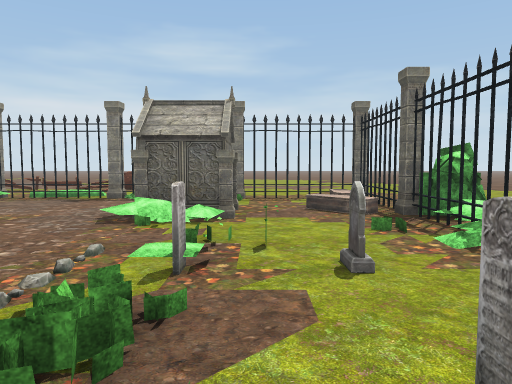
[1] (above)

24 first-person views from a walk through a Unity game level. The camera is 1.3 m above the floor, tilts 4° down and sees 70° across. The floor is counted in squares, 2 m on a side. Each view is taken from the middle of a square. On the plan, view 1 faces up. The plan holds only what a view shows up to about 11 squares ahead; the rest is blank. The place goes on beyond the plan. Some animated figures are left out. Some surface patterns are stand-ins.

[2]
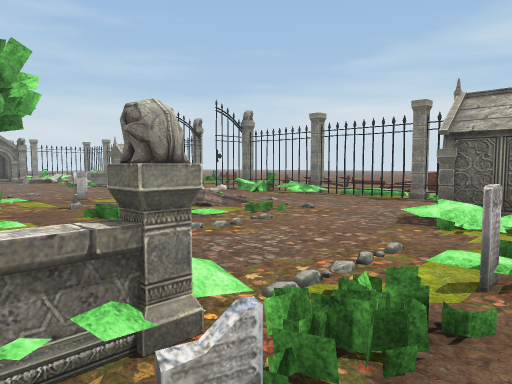

[3]
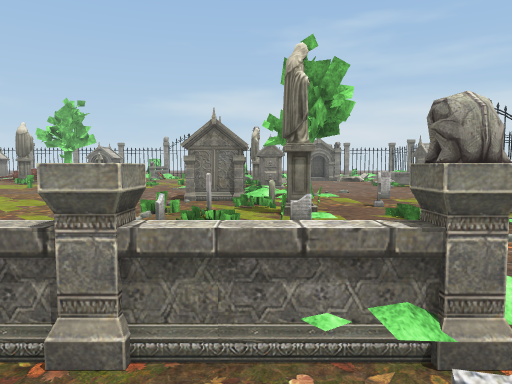

[4]
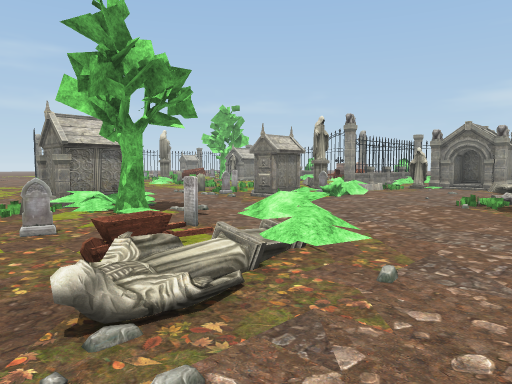

[5]
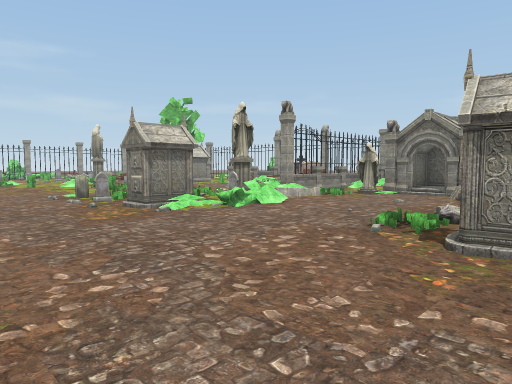

[6]
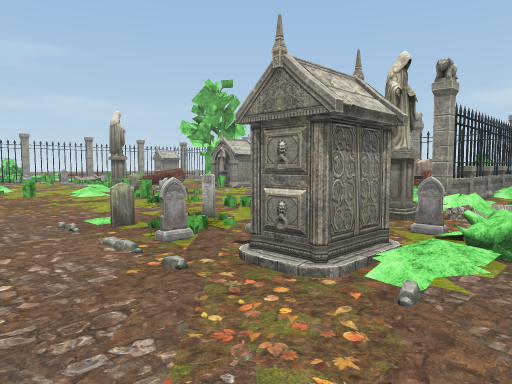

[7]
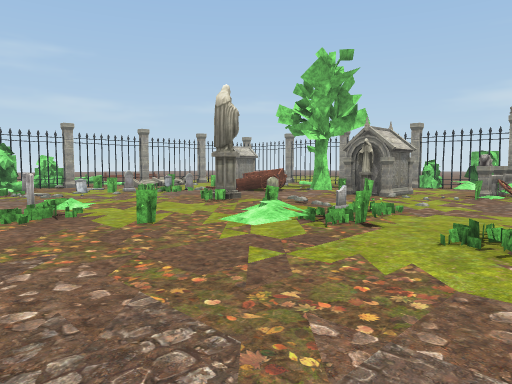

[8]
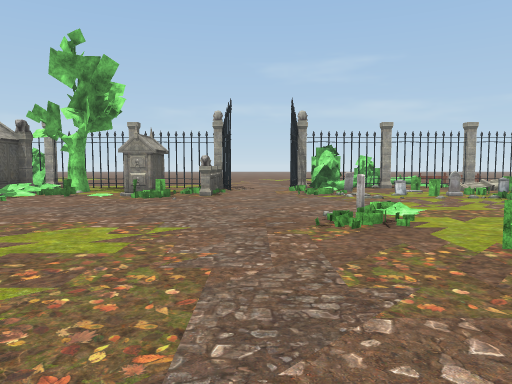

[9]
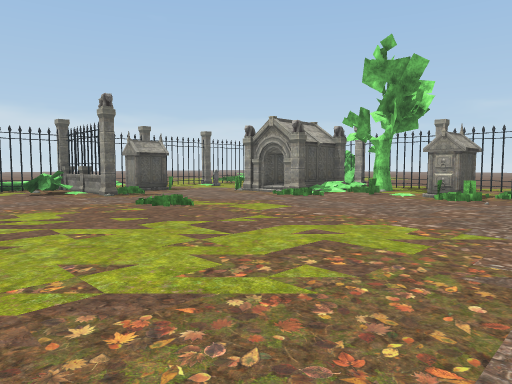

[10]
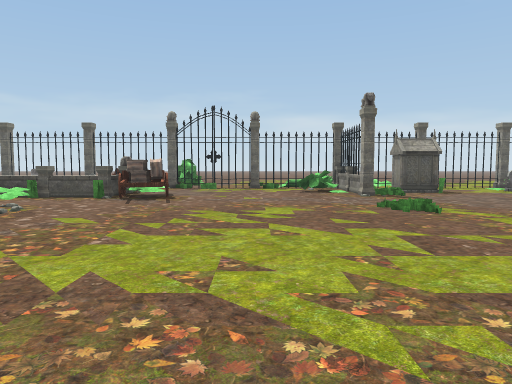

[11]
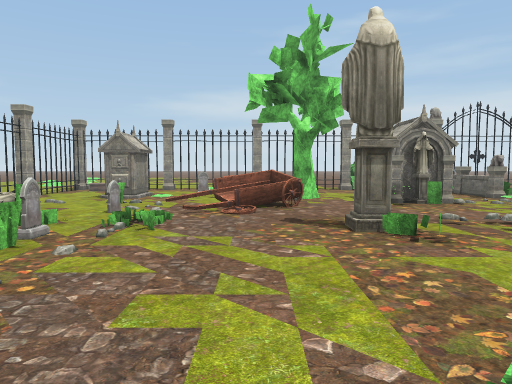

[12]
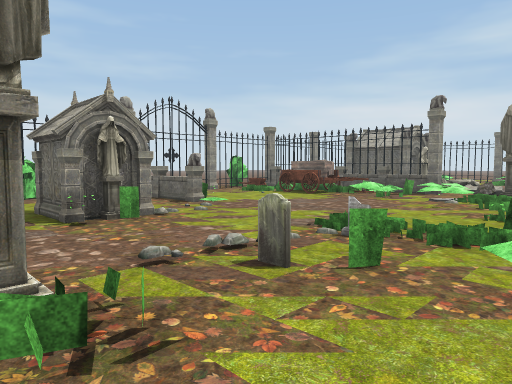

[13]
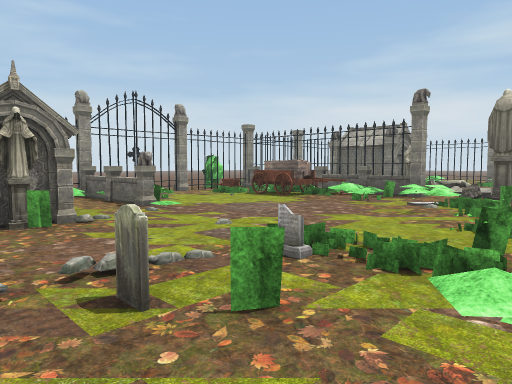

[14]
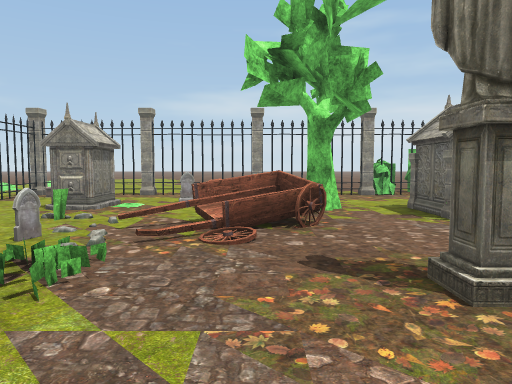

[15]
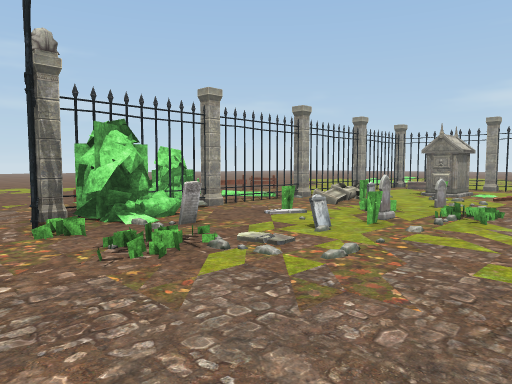

[16]
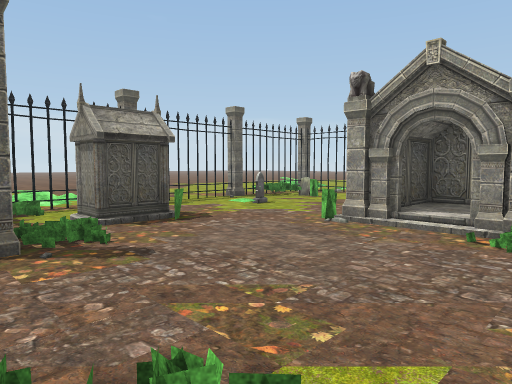

[17]
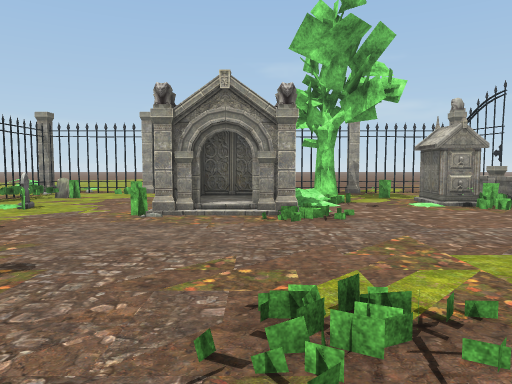

[18]
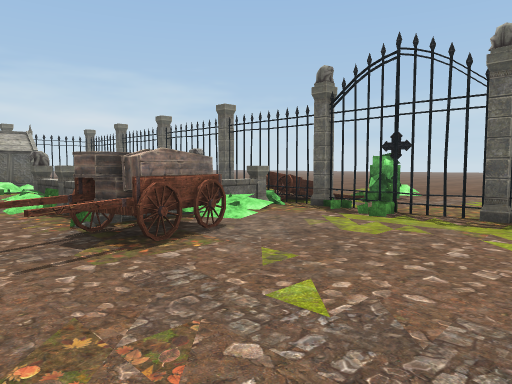

[19]
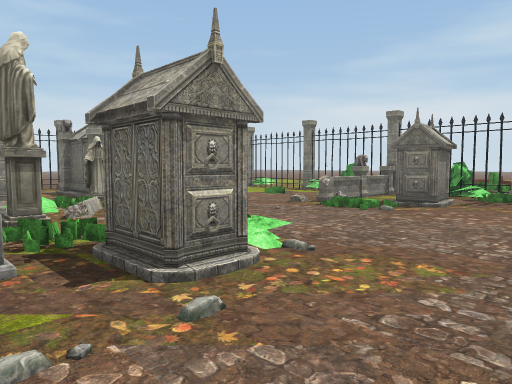

[20]
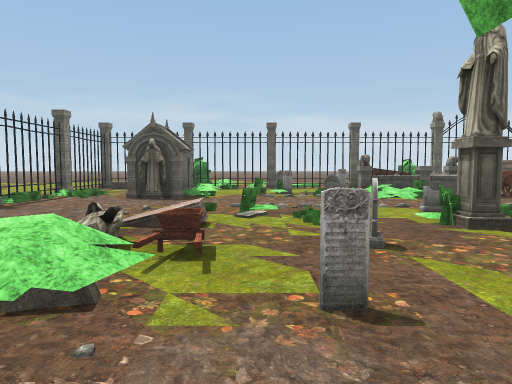

[21]
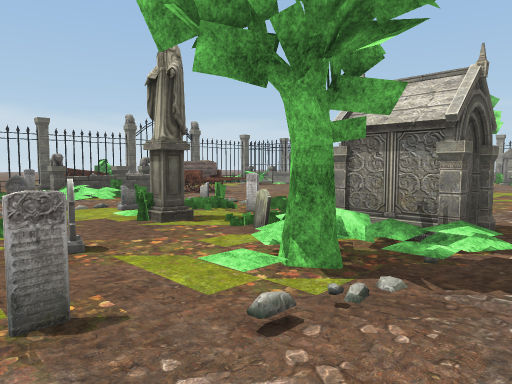

[22]
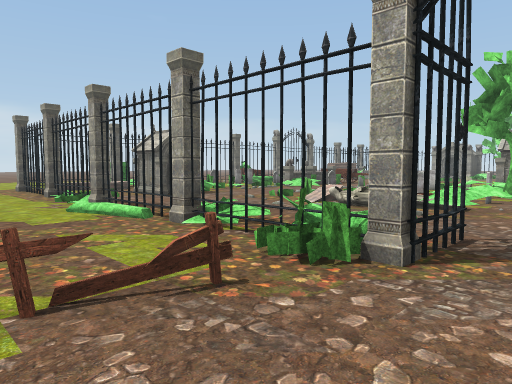

[23]
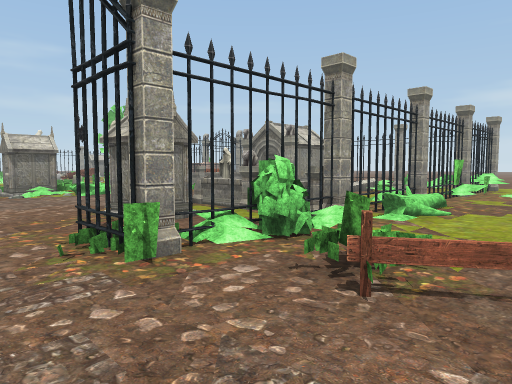

[24]
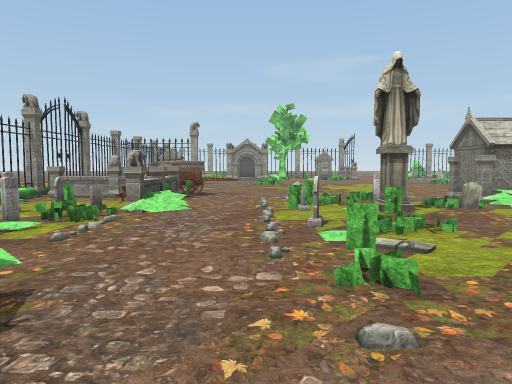

### Floor plan
Key: @ floor where view 1 was taken; # wall or solid block; x gap in a wall; . main floor; : floor 0.25 m higher than the main floor; / step, stairs or slope; = window, fence, low wall or low ledge; P plant; T thing the floor can be seen under or through; S statue; M tombstone; C coffin; A cart; R rock; O other object.
Columns run from 23 left of view 1 to 9 right of it. Each row starts with its distance up from view 1.
 10            ==...====   ....
  9       ......P..............
  8    .OOP#PP###P.P###POPTTT..
  7    #.O..O.###PMP.P....P..#.
  6    O  ..O.###............#
  5      O/...=..........S#..xP
  4      ##/...P....PSCP..P.PxP
  3      ##.........MA.P...O.P
  2    #.##SO......:.MMP.PPOM
  1      ...P.MP#..RPSPM..PPM#
  0    ##O##PS.Px..PPMPP.PM@O#
 -1   O#OOPOO..MM..##PMM..#OMPA
 -2   .#.PA...PMM......O.PC#=#P   ...
 -3    M........O........#C.PM.OO....
 -4    O.O....P..............P.....
 -5    O#O#...P..............O.
 -6  .P#....PMPP.............x
 -7  .##..S..MP.P.......P..O##
 -8  ..#...O.....P.........P.#
 -9      #./SP..PM.........#.#
-10    #  =/=..............P.
-11    #M..//P..........##PO.x.
-12  ..#.O#PMPMMP...P#OP##..O#..
-13 ...#.#..OPP.M..O.#.###O.MP...
-14 .. /..OS:...PP.#.P.   .PM#...
-15  O #x####x#x#M.M###x#P  ##
-16    O   .P. P .  ...     O.
-17       =x    ..  ..
-18            ...
-19            ..

Positions as (right, up) in squares from view 1, and headings:
1: (0, 0), facing up
2: (0, 0), facing up-left
3: (0, 0), facing left
4: (-5, 6), facing down-left
5: (-8, 6), facing down-left
6: (-9, 2), facing down-left
7: (-9, -3), facing down-left
8: (-9, -4), facing down
9: (-9, -4), facing down-right
10: (-9, -5), facing right
11: (-10, -10), facing left
12: (-12, -9), facing up-left
13: (-12, -8), facing up-left
14: (-12, -10), facing left
15: (-9, -10), facing down-left
16: (-4, -7), facing down-right
17: (-3, -6), facing down
18: (-3, -6), facing up-right
19: (-9, -1), facing up-left
20: (-9, 3), facing right
21: (-9, 3), facing down-right
22: (-9, 10), facing down-right
23: (-9, 10), facing down-left
24: (-3, 6), facing down
